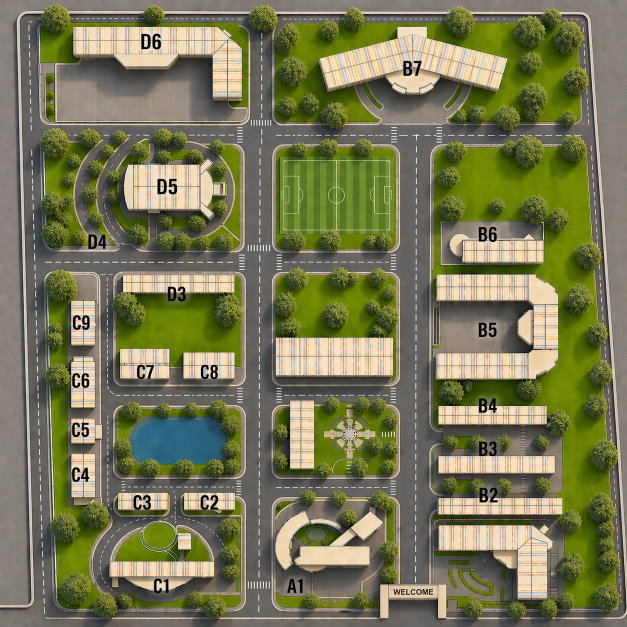
#> input picture assets/map/bản đồ v3.png, 1254 x 1254 px, found by its file name (shown at 1/2 size)
$ python generate_grid.py
#> lines starting #> are read from the running program, lines starting #| are printed output that depends on the picture
import json
from pathlib import Path
from PIL import Image

BACKEND_ROOT = Path(__file__).resolve().parent.parent

def generate_grid():
    img_path = BACKEND_ROOT.parent / "assets" / "bản đồ v3.png"
    img = Image.open(img_path).convert('RGB')
#> img is the input picture: PIL image 1254x1254 RGB; mean R, G, B 118.6, 119.6, 83.8

    # Resize to 100x100. Using NEAREST or BILINEAR.
    grid_size = 100
    img_small = img.resize((grid_size, grid_size), Image.Resampling.BILINEAR)
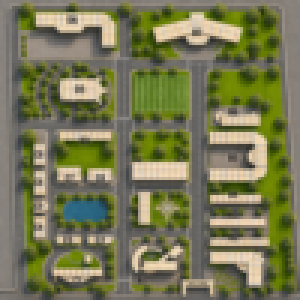
#> img_small: PIL image 100x100 RGB (shown 3 times larger); mean R, G, B 118.6, 119.6, 83.8

    grid = []
    for y in range(grid_size):
        row = []
        for x in range(grid_size):
            r, g, b = img_small.getpixel((x, y))

            # Detect grey roads.
            # Roads in the image are dark grey: r,g,b around 60-90.
            # Also need to consider white road markings but they are small, might be filtered out by resize.

            # Is it greyish?
            is_grey = max(r, g, b) - min(r, g, b) < 30
            # Is it dark?
            is_dark = r < 110 and g < 110 and b < 110

            if is_grey and is_dark:
                row.append(0)  # Road (walkable)
            else:
                row.append(1)  # Obstacle (building, grass)

        grid.append(row)
#> after the loop, grid = 100 items

    # Print an ASCII representation to console to verify
    for row in grid:
        line = "".join(["." if c == 0 else "█" for c in row])
        print(line)
#> this loop made 100 passes

    # Save to JSON
    out_path = BACKEND_ROOT / "data" / "map_grid.json"
    new_data = {
        'rows': grid_size,
        'cols': grid_size,
        'legend': {
            '0': 'road',
            '1': 'landscape',
            '2': 'building'
        },
        'locations': {
            'cong-chinh': {'x': 50, 'y': 85},
            'thu-vien': {'x': 70, 'y': 10},
            'khoa-cntt': {'x': 30, 'y': 50}
        },
        'grid': grid
    }
    with open(out_path, "w") as f:
        json.dump(new_data, f)

    print(f"\nGrid saved to {out_path}")

if __name__ == "__main__":
    generate_grid()
